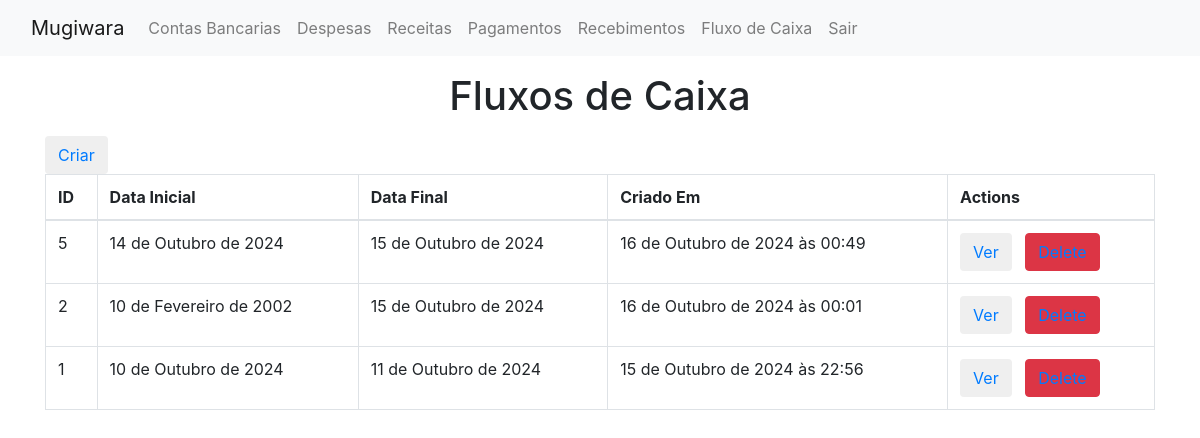
The page /show_fluxo_caixa/ (signed in) on the database as committed earlier.
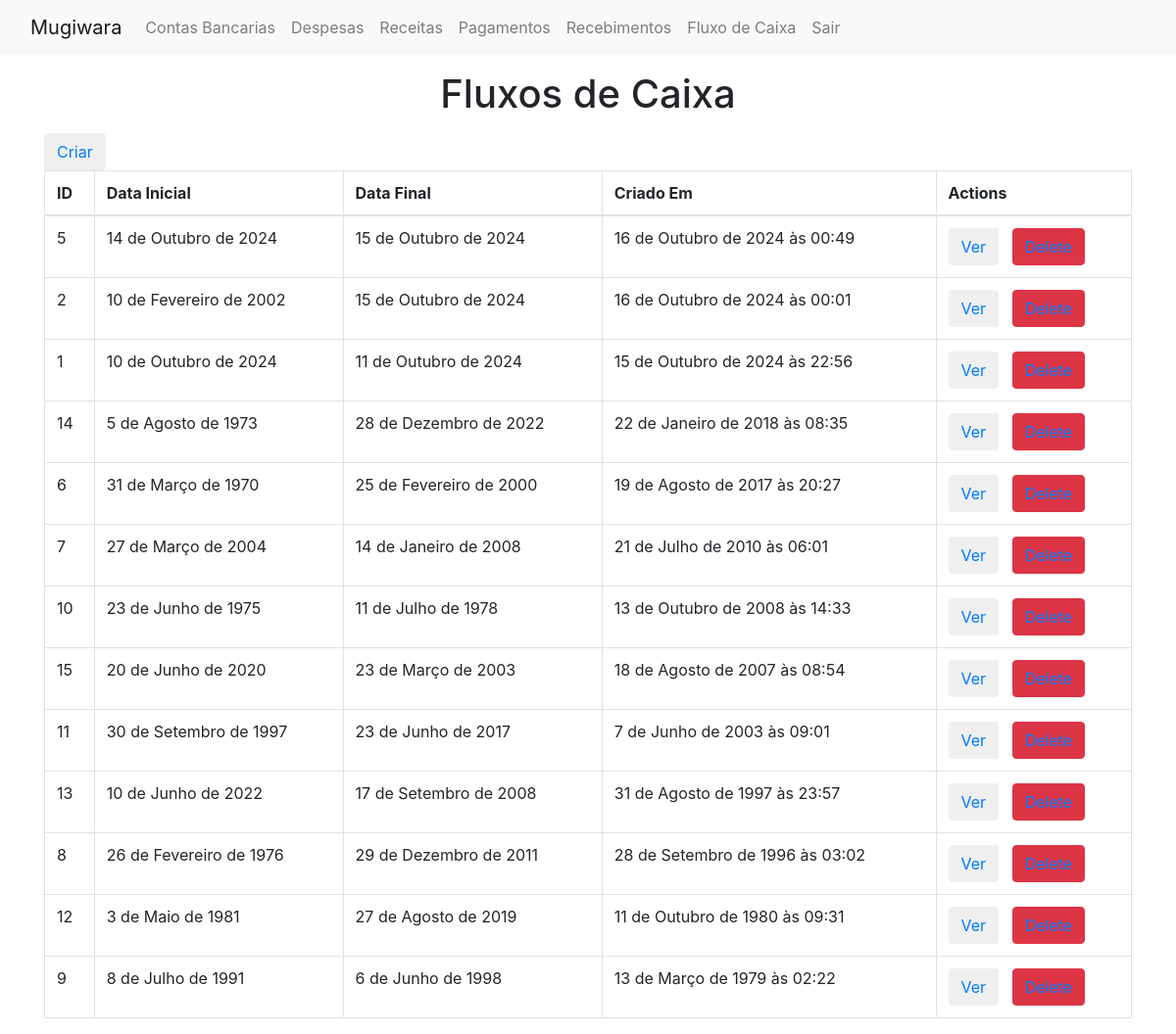
The same page on the database as committed later.
### mugiwara/models/fluxo_caixa.py (models this page shows, shortened)
class fluxo_caixa(models.Model):
    data_inicial = models.DateField()
    data_final = models.DateField()
    created_at = models.DateTimeField(auto_created=True, auto_now_add=True)
    class Meta:
        ordering = ['-created_at']

### mugiwara/views.py (the view)
# urls.py: path('show_fluxo_caixa/', views.showFluxoCaixaView, name='show_fluxo_caixa'),
@login_required
def showFluxoCaixaView(request):
    fluxo_caixas = fluxo_caixa.objects.all()
    context = {
        'fluxo_caixas': fluxo_caixas
    }
    return render(request, 'mugiwara/show_fluxo_caixa.html', context)

### mugiwara/templates/mugiwara/show_fluxo_caixa.html (shortened to what this page needs)
{% extends 'layout.html' %}
{% block content %}
<div class="container">
<h1 class="text-center mt-3 mb-3">Fluxos de Caixa</h1>
<button class="btn"><a href="{% url 'fluxo_caixa' %}">Criar</a></button>
<table class="table table-bordered">
   <thead>
     <tr>
       <th scope="col">ID</th>
       <th scope="col">Data Inicial</th>
       <th scope="col">Data Final</th>
       <th scope="col">Criado Em</th>
       <th scope="col">Actions</th>
     </tr>
   </thead>
   <tbody>
   {% for fluxo_caixa in fluxo_caixas %}
     <tr>
       <td>{{fluxo_caixa.id}}</td>
       <td>{{fluxo_caixa.data_inicial}}</td>
       <td>{{fluxo_caixa.data_final}}</td>
       <td>{{fluxo_caixa.created_at}}</td>
       <td>
           <button class="btn"><a href="{% url 'show_fluxo_caixa_one' fluxo_caixa.id %}">Ver</a></button>&nbsp;&nbsp;
           <button class="btn btn-danger"><a href="{% url 'delete_fluxo_caixa' fluxo_caixa.id %}">Delete</a></button>
       </td>
     </tr>
   {% endfor %}
   </tbody>
 </table>
</div>
{% endblock %}

Rows that differ between the two databases and show on the page:
added fluxo_caixa: id "14", data_inicial "5 de Agosto de 1973", data_final "28 de Dezembro de 2022", created_at "22 de Janeiro de 2018 às 08:35"
added fluxo_caixa: id "6", data_inicial "31 de Março de 1970", data_final "25 de Fevereiro de 2000", created_at "19 de Agosto de 2017 às 20:27"
added fluxo_caixa: id "7", data_inicial "27 de Março de 2004", data_final "14 de Janeiro de 2008", created_at "21 de Julho de 2010 às 06:01"
added fluxo_caixa: id "10", data_inicial "23 de Junho de 1975", data_final "11 de Julho de 1978", created_at "13 de Outubro de 2008 às 14:33"
added fluxo_caixa: id "15", data_inicial "20 de Junho de 2020", data_final "23 de Março de 2003", created_at "18 de Agosto de 2007 às 08:54"
added fluxo_caixa: id "11", data_inicial "30 de Setembro de 1997", data_final "23 de Junho de 2017", created_at "7 de Junho de 2003 às 09:01"
added fluxo_caixa: id "13", data_inicial "10 de Junho de 2022", data_final "17 de Setembro de 2008", created_at "31 de Agosto de 1997 às 23:57"
added fluxo_caixa: id "8", data_inicial "26 de Fevereiro de 1976", data_final "29 de Dezembro de 2011", created_at "28 de Setembro de 1996 às 03:02"
added fluxo_caixa: id "12", data_inicial "3 de Maio de 1981", data_final "27 de Agosto de 2019", created_at "11 de Outubro de 1980 às 09:31"
added fluxo_caixa: id "9", data_inicial "8 de Julho de 1991", data_final "6 de Junho de 1998", created_at "13 de Março de 1979 às 02:22"
